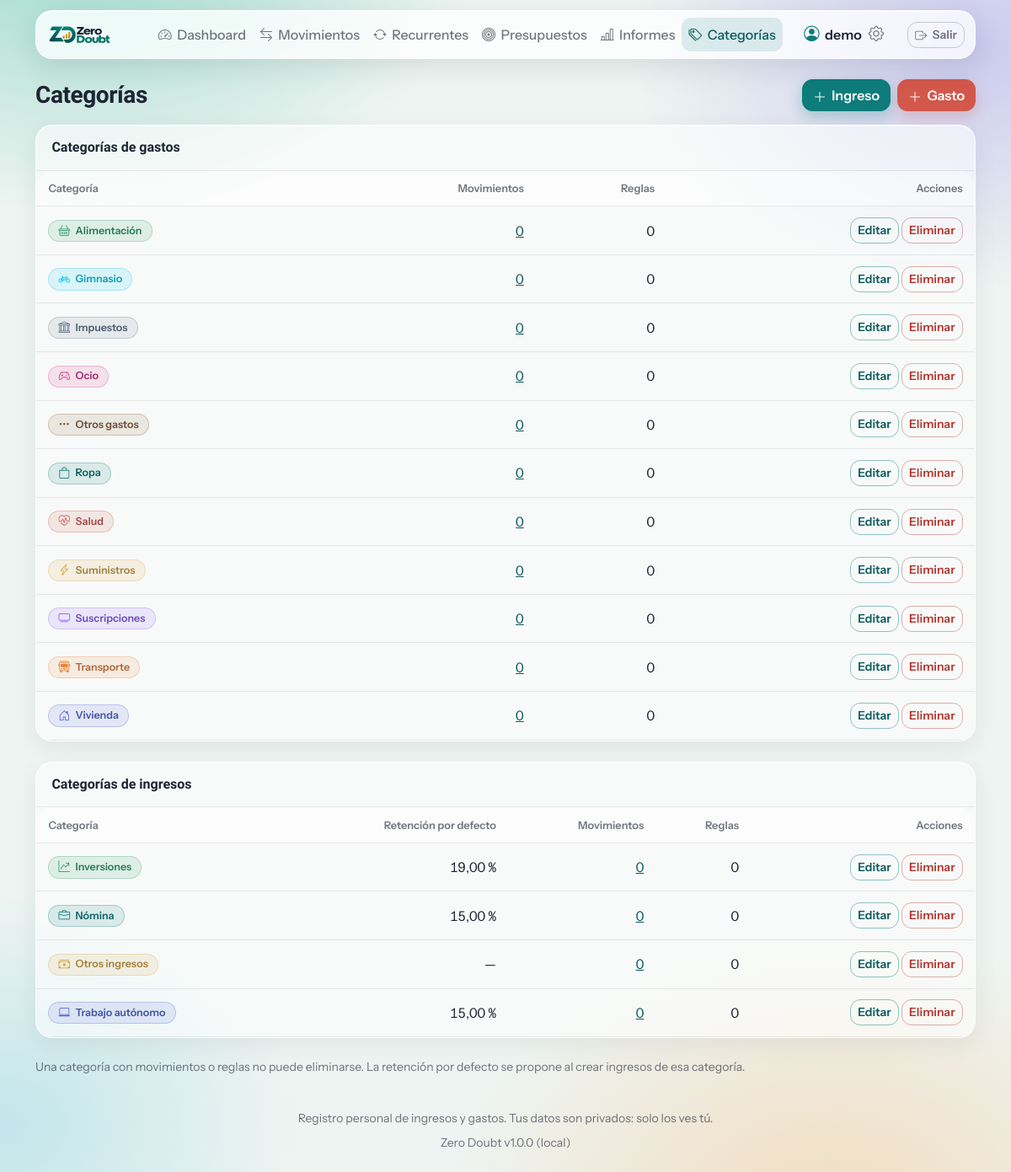
Page /categories (signed in) on the committed database.
### tables this page shows
CREATE TABLE IF NOT EXISTS categories (
    id                  INT UNSIGNED NOT NULL AUTO_INCREMENT,
    user_id             INT UNSIGNED NOT NULL,
    type                ENUM('income','expense') NOT NULL,
    name                VARCHAR(100) NOT NULL,
    color               CHAR(7) NOT NULL DEFAULT '#64748b',
    icon                VARCHAR(40) NOT NULL DEFAULT 'tag',
    default_withholding DECIMAL(5,2) NULL,
    created_at          TIMESTAMP NOT NULL DEFAULT CURRENT_TIMESTAMP,
    updated_at          TIMESTAMP NOT NULL DEFAULT CURRENT_TIMESTAMP ON UPDATE CURRENT_TIMESTAMP,
    PRIMARY KEY (id),
    CONSTRAINT uq_categories_user_type_name UNIQUE (user_id, type, name),
    CONSTRAINT fk_categories_user FOREIGN KEY (user_id)
        REFERENCES users (id) ON DELETE RESTRICT ON UPDATE CASCADE
);

### core/View.php (called while the page is built, shortened)
<?php
final class View
{
    public static function render(string $__template, array $__data = []): void
    {
        extract($__data, EXTR_SKIP);
        require BASE_PATH . "/views/$__template.php";
        require BASE_PATH . '/views/layout.php';
    }
}

### controllers/BaseController.php (called while the page is built, shortened)
<?php
abstract class BaseController
{
    protected function render(string $view, array $data = [], int $status = 200): void
    {
        View::render($view, $data);
    }
}

### controllers/CategoryController.php (called while the page is built, shortened)
<?php
final class CategoryController extends BaseController
{
    public function index(): void
    {
        $all = Category::all();
        $this->render('categories/index', [
            'title'    => t('Categorías'),
            'expenses' => array_values(array_filter($all, static fn($c) => $c['type'] === 'expense')),
            'incomes'  => array_values(array_filter($all, static fn($c) => $c['type'] === 'income')),
        ]);
    }
}

### public/index.php (called while the page is built, shortened)
<?php
require BASE_PATH . '/core/helpers.php';
require BASE_PATH . '/core/autoload.php';
$method = $_SERVER['REQUEST_METHOD'] ?? 'GET';
$router = new Router();
foreach (require BASE_PATH . '/config/routes.php' as [$m, $routePath, $handler]) {
    $router->add($m, $routePath, $handler);
}
$router->dispatch($method, $_SERVER['REQUEST_URI'] ?? '/');

### core/I18n.php (called while the page is built, shortened)
<?php
final class I18n
{
    private static string $lang = 'es';
    private static array $dict = [];
    public static function set(string $lang): void
    {
        self::$lang = $lang;
        self::$dict = $lang === 'es' ? [] : (require BASE_PATH . "/lang/$lang.php");
    }
    public static function lang(): string
    {
        return self::$lang;
    }
    public static function tr(string $key, array $vars = []): string
    {
        $text = self::$dict[$key] ?? $key;
        return $vars ? vsprintf($text, $vars) : $text;
    }
}

### core/Database.php (called while the page is built, shortened)
<?php
final class Database
{
    private static ?PDO $pdo = null;
    public static function pdo(): PDO
    {
        if (self::$pdo === null) {
            $d = config('db');
            $dsn = sprintf('mysql:host=%s;port=%d;dbname=%s;charset=utf8mb4', $d['host'], $d['port'], $d['name']);
            self::$pdo = new PDO($dsn, $d['user'], $d['pass'], [
                PDO::ATTR_ERRMODE            => PDO::ERRMODE_EXCEPTION,
                PDO::ATTR_DEFAULT_FETCH_MODE => PDO::FETCH_ASSOC,
                PDO::ATTR_EMULATE_PREPARES   => false,
            ]);
        }
        return self::$pdo;
    }
    public static function query(string $sql, array $params = []): PDOStatement
    {
        $st = self::pdo()->prepare($sql);
        $st->execute($params);
        return $st;
    }
    public static function all(string $sql, array $params = []): array
    {
        return self::query($sql, $params)->fetchAll();
    }
}

### models/Category.php (called while the page is built, shortened)
<?php
final class Category
{
    public static function all(?string $type = null): array
    {
        $sql = 'SELECT c.*,
                       (SELECT COUNT(*) FROM transactions x WHERE x.category_id = c.id AND x.user_id = c.user_id) AS tx_count,
                       (SELECT COUNT(*) FROM recurring_rules r WHERE r.category_id = c.id AND r.user_id = c.user_id) AS rule_count
                FROM categories c WHERE c.user_id = :u';
        $p = ['u' => Auth::id()];
        return Database::all($sql . ' ORDER BY c.type, c.name', $p);
    }
}

### core/autoload.php (called while the page is built, shortened)
<?php
spl_autoload_register(static function (string $class): void {
    foreach (['core', 'models', 'controllers'] as $dir) {
        $file = BASE_PATH . "/$dir/$class.php";
        if (is_file($file)) {
            return;
        }
    }
});

### core/Auth.php (called while the page is built, shortened)
<?php
final class Auth
{
    public static function id(): int
    {
        return (int) $_SESSION['uid'];
    }
}

### views/categories/index.php (the view, shortened to what this page needs)
<?php
$groups = [
    ['expense', t('Categorías de gastos'), $expenses, 'btn-expense'],
    ['income', t('Categorías de ingresos'), $incomes, 'btn-primary'],
];
?>
<div class="page-head d-flex flex-wrap justify-content-between align-items-center mb-3 gap-2">
    <h1 class="h3 mb-0"><?= t('Categorías') ?></h1>
    <div class="page-actions d-flex gap-2">
        <a href="<?= e(url('/categories/new', ['type' => 'income'])) ?>" class="btn btn-primary"><i class="bi bi-plus-lg"></i><?= t('Ingreso') ?></a>
        <a href="<?= e(url('/categories/new', ['type' => 'expense'])) ?>" class="btn btn-expense"><i class="bi bi-plus-lg"></i><?= t('Gasto') ?></a>
    </div>
</div>
<?php foreach ($groups as [$type, $heading, $list, $btn]): ?>
    <div class="card mb-4">
        <div class="card-header"><?= e($heading) ?></div>
        <div class="table-responsive">
            <table class="table table-hover align-middle mb-0 table-stack">
                <thead><tr>
                    <th><?= t('Categoría') ?></th>
                    <?php if ($type === 'income'): ?><th class="text-end"><?= t('Retención por defecto') ?></th><?php endif; ?>
                    <th class="text-end"><?= t('Movimientos') ?></th>
                    <th class="text-end"><?= t('Reglas') ?></th>
                    <th class="text-end" data-col="actions"><?= t('Acciones') ?></th>
                </tr></thead>
                <tbody>
                <?php foreach ($list as $c): $used = (int) $c['tx_count'] + (int) $c['rule_count'] > 0; ?>
                    <tr>
                        <td><?= category_badge($c['name'], $c['color'], $c['icon']) ?></td>
                        <?php if ($type === 'income'): ?>
                            <td class="text-end"><?= $c['default_withholding'] !== null ? e(pct((float) $c['default_withholding'])) : '—' ?></td>
                        <?php endif; ?>
                        <td class="text-end">
                            <a href="<?= e(url('/transactions', ['category_id' => $c['id'], 'status' => 'all'])) ?>"><?= (int) $c['tx_count'] ?></a>
                        </td>
                        <td class="text-end"><?= (int) $c['rule_count'] ?></td>
                        <td class="text-end text-nowrap">
                            <a class="btn btn-sm btn-outline-primary" href="/categories/<?= (int) $c['id'] ?>/edit"><?= t('Editar') ?></a>
                            <?php if ($used): ?>
                                <button class="btn btn-sm btn-outline-secondary" disabled
                                        title="<?= e(t('Tiene movimientos o reglas asociados: no se puede eliminar')) ?>"><?= t('Eliminar') ?></button>
                            <?php else: ?>
                                <form method="post" action="/categories/<?= (int) $c['id'] ?>/delete" class="d-inline"
                                      data-confirm="<?= e(t('¿Eliminar la categoría «%s»?', [$c['name']])) ?>">
                                    <button class="btn btn-sm btn-outline-danger"><?= t('Eliminar') ?></button>
                                </form>
                            <?php endif; ?>
                        </td>
                    </tr>
                <?php endforeach; ?>
                </tbody>
            </table>
        </div>
    </div>
<?php endforeach; ?>
<p class="text-muted small mt-2"><?= t('Una categoría con movimientos o reglas no puede eliminarse. La retención por defecto se propone al crear ingresos de esa categoría.') ?></p>

### core/helpers.php (shortened to what this page needs)
<?php
function e(mixed $v): string
{
    return htmlspecialchars((string) $v, ENT_QUOTES | ENT_SUBSTITUTE, 'UTF-8');
}
function t(string $key, array $vars = []): string
{
    return I18n::tr($key, $vars);
}
function pct(float $v, int $decimals = 2): string
{
    return I18n::lang() === 'en'
        ? number_format($v, $decimals, '.', ',') . '%'
        : number_format($v, $decimals, ',', '.') . "\u{00A0}%";
}
function url(string $path, array $query = []): string
{
    return $path . ($query ? '?' . http_build_query($query) : '');
}
function category_icon(?string $icon): string
{
    return in_array($icon, CATEGORY_ICONS, true) ? (string) $icon : 'tag';
}
function category_badge(?string $name, ?string $color = null, ?string $icon = null): string
{
    $c = preg_match('/^#[0-9a-fA-F]{6}$/', (string) $color) ? $color : '#64748b';
    return '<span class="badge badge-cat" style="--tc:' . e($c) . '"><i class="bi bi-' . e(category_icon($icon)) . '"></i>'
        . e((string) $name) . '</span>';
}

### core/Router.php (shortened to what this page needs)
<?php
final class Router
{
    private array $routes = [];
    public function add(string $method, string $path, array $handler): void
    {
        $regex = '#^' . preg_replace('#\{(\w+)\}#', '(?P<$1>\d+)', $path) . '$#';
        $this->routes[] = [$method, $regex, $handler];
    }
    public function dispatch(string $method, string $uri): void
    {
        $path = parse_url($uri, PHP_URL_PATH) ?: '/';
        $path = $path === '/' ? '/' : rtrim($path, '/');
        foreach ($this->routes as [$m, $regex, $handler]) {
            if ($m === $method && preg_match($regex, $path, $matches)) {
                $params = array_filter($matches, 'is_string', ARRAY_FILTER_USE_KEY);
                [$class, $action] = $handler;
                (new $class())->$action(...$params);
                return;
            }
        }
    }
}

### rows in the picture
categories: name "Alimentación", tx_count "0", rule_count "0"
categories: name "Gimnasio", tx_count "0", rule_count "0"
categories: name "Impuestos", tx_count "0", rule_count "0"
categories: name "Ocio", tx_count "0", rule_count "0"
categories: name "Otros gastos", tx_count "0", rule_count "0"
categories: name "Ropa", tx_count "0", rule_count "0"
categories: name "Salud", tx_count "0", rule_count "0"
categories: name "Suministros", tx_count "0", rule_count "0"
categories: name "Suscripciones", tx_count "0", rule_count "0"
categories: name "Transporte", tx_count "0", rule_count "0"
categories: name "Vivienda", tx_count "0", rule_count "0"
categories: name "Inversiones", default_withholding "19,00 %", tx_count "0", rule_count "0"
categories: name "Nómina", default_withholding "15,00 %", tx_count "0", rule_count "0"
categories: name "Otros ingresos", tx_count "0", rule_count "0"
categories: name "Trabajo autónomo", default_withholding "15,00 %", tx_count "0", rule_count "0"

### other values in the picture
t($label) "Dashboard"
t($label) "Movimientos"
t($label) "Recurrentes"
t($label) "Presupuestos"
t($label) "Informes"
t($label) "Categorías"
$heading "Categorías de gastos"
$heading "Categorías de ingresos"
